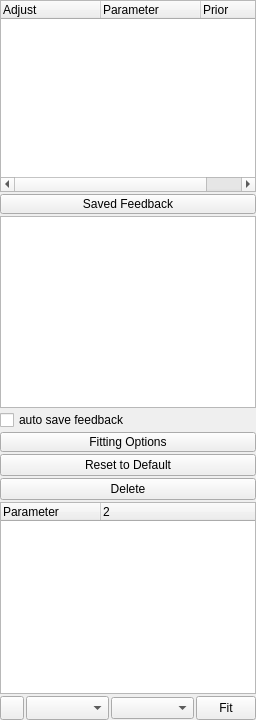
       <widget class="QWidget" name="page_9">
        <layout class="QVBoxLayout" name="verticalLayout_12">
         <property name="spacing">
          <number>2</number>
         </property>
         <property name="margin">
          <number>0</number>
         </property>
         <item>
          <widget class="AdjustableTreeWidget" name="rp_fitinTreeView">
           <property name="indentation">
            <number>2</number>
           </property>
           <column>
            <property name="text">
             <string>Adjust</string>
            </property>
           </column>
           <column>
            <property name="text">
             <string>Parameter</string>
            </property>
           </column>
           <column>
            <property name="text">
             <string>Prior</string>
            </property>
           </column>
          </widget>
         </item>
         <item>
          <widget class="QPushButton" name="rp_savedFeedbackPushButton">
           <property name="maximumSize">
            <size>
             <width>16777215</width>
             <height>20</height>
            </size>
           </property>
           <property name="text">
            <string>Saved Feedback</string>
           </property>
           <property name="icon">
            <iconset resource="ui_resources.qrc">
             <normaloff>:/images/icons/menu-2.png</normaloff>:/images/icons/menu-2.png</iconset>
           </property>
           <property name="checkable">
            <bool>true</bool>
           </property>
          </widget>
         </item>
         <item>
          <widget class="FeedbacksTreeWidget" name="rp_savedFeedbackTreeView">
           <property name="enabled">
            <bool>true</bool>
           </property>
           <property name="indentation">
            <number>2</number>
           </property>
           <attribute name="headerVisible">
            <bool>false</bool>
           </attribute>
           <column>
            <property name="text">
             <string>Feedback Name</string>
            </property>
           </column>
          </widget>
         </item>
         <item>
          <widget class="QCheckBox" name="rp_savedFeedbackAutoSaveCheck">
           <property name="enabled">
            <bool>true</bool>
           </property>
           <property name="text">
            <string>auto save feedback</string>
           </property>
          </widget>
         </item>
         <item>
          <widget class="QWidget" name="rp_fitoptionsWidget" native="true">
           <layout class="QVBoxLayout" name="verticalLayout_8">
            <property name="spacing">
             <number>2</number>
            </property>
            <property name="margin">
             <number>0</number>
            </property>
            <item>
             <widget class="QPushButton" name="rp_optionsPushButton2">
              <property name="maximumSize">
               <size>
                <width>16777215</width>
                <height>20</height>
               </size>
              </property>
              <property name="text">
               <string>Fitting Options</string>
              </property>
              <property name="icon">
               <iconset resource="ui_resources.qrc">
                <normaloff>:/images/icons/menu-2.png</normaloff>:/images/icons/menu-2.png</iconset>
              </property>
              <property name="checkable">
               <bool>true</bool>
              </property>
             </widget>
            </item>
            <item>
             <widget class="QPushButton" name="rp_fitoptionsReset">
              <property name="enabled">
               <bool>true</bool>
              </property>
              <property name="maximumSize">
               <size>
                <width>16777215</width>
                <height>24</height>
               </size>
              </property>
              <property name="text">
               <string>Reset to Default</string>
              </property>
              <property name="icon">
               <iconset resource="ui_resources.qrc">
                <normaloff>:/images/icons/return.png</normaloff>:/images/icons/return.png</iconset>
              </property>
             </widget>
            </item>
            <item>
             <widget class="QPushButton" name="rp_fitoptionsDelete">
              <property name="enabled">
               <bool>true</bool>
              </property>
              <property name="maximumSize">
               <size>
                <width>16777215</width>
                <height>24</height>
               </size>
              </property>
              <property name="text">
               <string>Delete</string>
              </property>
              <property name="icon">
               <iconset resource="ui_resources.qrc">
                <normaloff>:/images/icons/bin-3.png</normaloff>:/images/icons/bin-3.png</iconset>
              </property>
             </widget>
            </item>
            <item>
             <widget class="ParameterTreeWidget" name="rp_fitoptionsTreeView">
              <property name="minimumSize">
               <size>
                <width>0</width>
                <height>150</height>
               </size>
              </property>
              <property name="indentation">
               <number>2</number>
              </property>
              <column>
               <property name="text">
                <string>Parameter</string>
               </property>
              </column>
              <column>
               <property name="text">
                <string notr="true">2</string>
               </property>
              </column>
             </widget>
            </item>
           </layout>
          </widget>
         </item>
         <item>
          <widget class="QStackedWidget" name="rp_progressStackedWidget">
           <property name="maximumSize">
            <size>
             <width>16777215</width>
             <height>24</height>
            </size>
           </property>
           <property name="currentIndex">
            <number>0</number>
           </property>
           <widget class="QWidget" name="page_7">
            <layout class="QHBoxLayout" name="horizontalLayout_14">
             <property name="spacing">
              <number>2</number>
             </property>
             <property name="margin">
              <number>0</number>
             </property>
             <item>
              <widget class="QPushButton" name="rp_optionsPushButton">
               <property name="minimumSize">
                <size>
                 <width>24</width>
                 <height>24</height>
                </size>
               </property>
               <property name="maximumSize">
                <size>
                 <width>24</width>
                 <height>24</height>
                </size>
               </property>
               <property name="toolTip">
                <string>view options for the current fitting</string>
               </property>
               <property name="text">
                <string/>
               </property>
               <property name="icon">
                <iconset resource="ui_resources.qrc">
                 <normaloff>:/images/icons/settings.png</normaloff>:/images/icons/settings.png</iconset>
               </property>
               <property name="checkable">
                <bool>true</bool>
               </property>
              </widget>
             </item>
             <item>
              <widget class="QComboBox" name="rp_methodComboBox">
               <property name="minimumSize">
                <size>
                 <width>0</width>
                 <height>24</height>
                </size>
               </property>
               <property name="maximumSize">
                <size>
                 <width>16777215</width>
                 <height>24</height>
                </size>
               </property>
              </widget>
             </item>
             <item>
              <widget class="QComboBox" name="rp_serverComboBox"/>
             </item>
             <item>
              <widget class="QPushButton" name="rp_fitPushButton">
               <property name="enabled">
                <bool>true</bool>
               </property>
               <property name="minimumSize">
                <size>
                 <width>24</width>
                 <height>24</height>
                </size>
               </property>
               <property name="maximumSize">
                <size>
                 <width>60</width>
                 <height>24</height>
                </size>
               </property>
               <property name="toolTip">
                <string>run the selected fitting routine</string>
               </property>
               <property name="text">
                <string>Fit</string>
               </property>
               <property name="icon">
                <iconset resource="ui_resources.qrc">
                 <normaloff>:/images/icons/play.png</normaloff>:/images/icons/play.png</iconset>
               </property>
              </widget>
             </item>
            </layout>
           </widget>
           <widget class="QWidget" name="page_8">
            <layout class="QHBoxLayout" name="horizontalLayout_15" stretch="0">
             <property name="spacing">
              <number>0</number>
             </property>
             <property name="margin">
              <number>0</number>
             </property>
             <item>
              <widget class="QProgressBar" name="rp_progressBar">
               <property name="maximumSize">
                <size>
                 <width>16777215</width>
                 <height>24</height>
                </size>
               </property>
               <property name="value">
                <number>0</number>
               </property>
              </widget>
             </item>
            </layout>
           </widget>
          </widget>
         </item>
        </layout>
       </widget>
